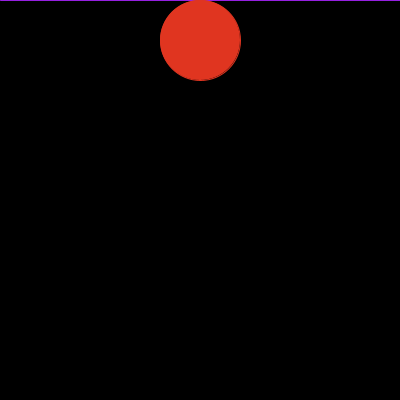
Frame 1 (no input)
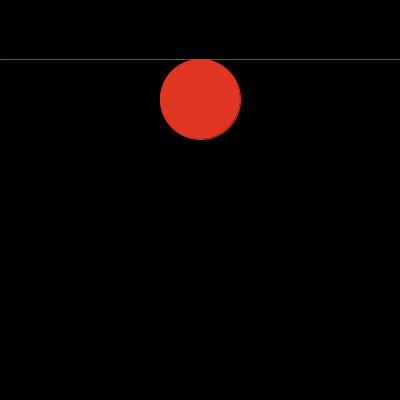
Frame 60 (the mouse pressed at the canvas centre just before this capture)
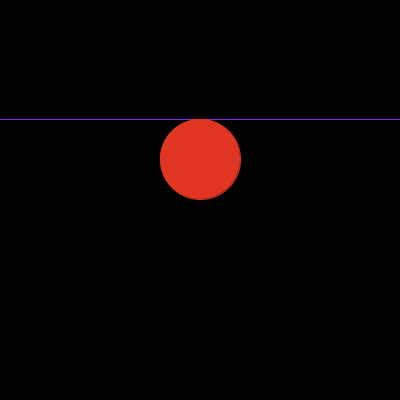
Frame 120 (the mouse held since frame 60 and released just before this capture)

The Processing sketch that drew these frames (run headless with seeded random() and noise(); from frame 60 on, the mouse is pressed at the canvas centre):

// Processing sketch: ejercicio19
// ── ejercicio19.pde
PVector puntoInicialLinea;
PVector puntoFinalLinea;
PVector velocidadLinea;
PVector velocidadCirculo;
PVector posicionCirculo;
int radioCirculo;

public void setup(){
  size(400,400);
  puntoInicialLinea = new PVector(0,0);
  puntoFinalLinea = new PVector(width,0); 
  velocidadLinea = new PVector(0,1);
  radioCirculo = 40;
  posicionCirculo = new PVector(width/2,radioCirculo);
  velocidadCirculo = new PVector(0,1);
}

public void draw(){
  background(0);
  dibujarLinea();
  desplazarLinea();
  dibujarCirculo();
  desplazarCirculo();
}

public void dibujarLinea(){
  stroke(#9520e0);
  line(puntoInicialLinea.x,puntoInicialLinea.y,puntoFinalLinea.x,puntoFinalLinea.y);
}

public void desplazarLinea(){
  if(puntoInicialLinea.y>height || puntoInicialLinea.y<0){
    velocidadLinea.y = velocidadLinea.y * -1;
  }
  
  puntoInicialLinea.y+=velocidadLinea.y; // puntoInicialLinea.y = puntoInicialLinea.y + velocidadLinea.y
  puntoFinalLinea.y+=velocidadLinea.y;
}

public void dibujarCirculo(){
  fill(#e03520);
  stroke(#e03520);
  ellipse(posicionCirculo.x,posicionCirculo.y,2*radioCirculo,2*radioCirculo);  
}

public void desplazarCirculo(){
  if((posicionCirculo.y - radioCirculo) > height  || posicionCirculo.y + radioCirculo < 0){
     velocidadCirculo.y*=(-1);
     if(posicionCirculo.y - radioCirculo > height){
       posicionCirculo.y= posicionCirculo.y - 2*radioCirculo;
     }else{
       posicionCirculo.y= posicionCirculo.y + 2*radioCirculo;
     }
  }
  posicionCirculo.y+=velocidadCirculo.y;
}
